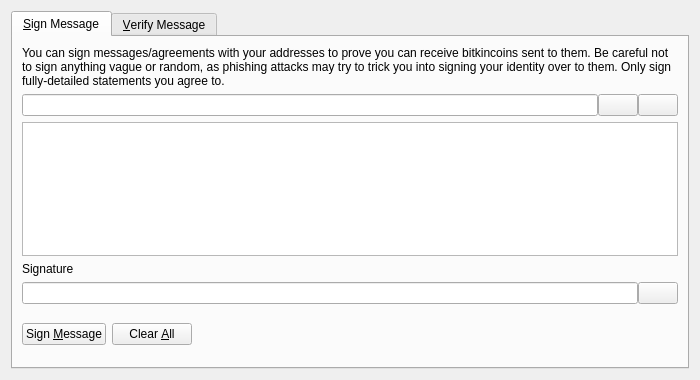
<?xml version="1.0" encoding="UTF-8"?>
<ui version="4.0">
 <class>SignVerifyMessageDialog</class>
 <widget class="QDialog" name="SignVerifyMessageDialog">
  <property name="geometry">
   <rect>
    <x>0</x>
    <y>0</y>
    <width>700</width>
    <height>380</height>
   </rect>
  </property>
  <property name="windowTitle">
   <string>Signatures - Sign / Verify a Message</string>
  </property>
  <property name="modal">
   <bool>true</bool>
  </property>
  <layout class="QVBoxLayout" name="verticalLayout">
   <item>
    <widget class="QTabWidget" name="tabWidget">
     <property name="currentIndex">
      <number>0</number>
     </property>
     <widget class="QWidget" name="tabSignMessage">
      <attribute name="title">
       <string>&amp;Sign Message</string>
      </attribute>
      <layout class="QVBoxLayout" name="verticalLayout_SM">
       <item>
        <widget class="QLabel" name="infoLabel_SM">
         <property name="text">
          <string>You can sign messages/agreements with your addresses to prove you can receive bitkincoins sent to them. Be careful not to sign anything vague or random, as phishing attacks may try to trick you into signing your identity over to them. Only sign fully-detailed statements you agree to.</string>
         </property>
         <property name="textFormat">
          <enum>Qt::PlainText</enum>
         </property>
         <property name="wordWrap">
          <bool>true</bool>
         </property>
        </widget>
       </item>
       <item>
        <layout class="QHBoxLayout" name="horizontalLayout_1_SM">
         <property name="spacing">
          <number>0</number>
         </property>
         <item>
          <widget class="QValidatedLineEdit" name="addressIn_SM">
           <property name="toolTip">
            <string>The Bitkincoin address to sign the message with</string>
           </property>
          </widget>
         </item>
         <item>
          <widget class="QPushButton" name="addressBookButton_SM">
           <property name="toolTip">
            <string>Choose previously used address</string>
           </property>
           <property name="text">
            <string/>
           </property>
           <property name="icon">
            <iconset resource="../bitkincoin.qrc">
             <normaloff>:/icons/address-book</normaloff>:/icons/address-book</iconset>
           </property>
           <property name="shortcut">
            <string>Alt+A</string>
           </property>
           <property name="autoDefault">
            <bool>false</bool>
           </property>
          </widget>
         </item>
         <item>
          <widget class="QPushButton" name="pasteButton_SM">
           <property name="toolTip">
            <string>Paste address from clipboard</string>
           </property>
           <property name="text">
            <string/>
           </property>
           <property name="icon">
            <iconset resource="../bitkincoin.qrc">
             <normaloff>:/icons/editpaste</normaloff>:/icons/editpaste</iconset>
           </property>
           <property name="shortcut">
            <string>Alt+P</string>
           </property>
           <property name="autoDefault">
            <bool>false</bool>
           </property>
          </widget>
         </item>
        </layout>
       </item>
       <item>
        <widget class="QPlainTextEdit" name="messageIn_SM">
         <property name="toolTip">
          <string>Enter the message you want to sign here</string>
         </property>
        </widget>
       </item>
       <item>
        <widget class="QLabel" name="signatureLabel_SM">
         <property name="text">
          <string>Signature</string>
         </property>
         <property name="textFormat">
          <enum>Qt::PlainText</enum>
         </property>
        </widget>
       </item>
       <item>
        <layout class="QHBoxLayout" name="horizontalLayout_2_SM">
         <property name="spacing">
          <number>0</number>
         </property>
         <item>
          <widget class="QLineEdit" name="signatureOut_SM">
           <property name="font">
            <font>
             <italic>true</italic>
            </font>
           </property>
           <property name="readOnly">
            <bool>true</bool>
           </property>
          </widget>
         </item>
         <item>
          <widget class="QPushButton" name="copySignatureButton_SM">
           <property name="toolTip">
            <string>Copy the current signature to the system clipboard</string>
           </property>
           <property name="text">
            <string/>
           </property>
           <property name="icon">
            <iconset resource="../bitkincoin.qrc">
             <normaloff>:/icons/editcopy</normaloff>:/icons/editcopy</iconset>
           </property>
           <property name="autoDefault">
            <bool>false</bool>
           </property>
          </widget>
         </item>
        </layout>
       </item>
       <item>
        <layout class="QHBoxLayout" name="horizontalLayout_3_SM">
         <item>
          <widget class="QPushButton" name="signMessageButton_SM">
           <property name="toolTip">
            <string>Sign the message to prove you own this Bitkincoin address</string>
           </property>
           <property name="text">
            <string>Sign &amp;Message</string>
           </property>
           <property name="icon">
            <iconset resource="../bitkincoin.qrc">
             <normaloff>:/icons/edit</normaloff>:/icons/edit</iconset>
           </property>
           <property name="autoDefault">
            <bool>false</bool>
           </property>
          </widget>
         </item>
         <item>
          <widget class="QPushButton" name="clearButton_SM">
           <property name="toolTip">
            <string>Reset all sign message fields</string>
           </property>
           <property name="text">
            <string>Clear &amp;All</string>
           </property>
           <property name="icon">
            <iconset resource="../bitkincoin.qrc">
             <normaloff>:/icons/remove</normaloff>:/icons/remove</iconset>
           </property>
           <property name="autoDefault">
            <bool>false</bool>
           </property>
          </widget>
         </item>
         <item>
          <spacer name="horizontalSpacer_1_SM">
           <property name="orientation">
            <enum>Qt::Horizontal</enum>
           </property>
           <property name="sizeHint" stdset="0">
            <size>
             <width>40</width>
             <height>48</height>
            </size>
           </property>
          </spacer>
         </item>
         <item>
          <widget class="QLabel" name="statusLabel_SM">
           <property name="font">
            <font>
             <weight>75</weight>
             <bold>true</bold>
            </font>
           </property>
           <property name="text">
            <string/>
           </property>
           <property name="wordWrap">
            <bool>true</bool>
           </property>
          </widget>
         </item>
         <item>
          <spacer name="horizontalSpacer_2_SM">
           <property name="orientation">
            <enum>Qt::Horizontal</enum>
           </property>
           <property name="sizeHint" stdset="0">
            <size>
             <width>40</width>
             <height>48</height>
            </size>
           </property>
          </spacer>
         </item>
        </layout>
       </item>
      </layout>
     </widget>
     <widget class="QWidget" name="tabVerifyMessage">
      <attribute name="title">
       <string>&amp;Verify Message</string>
      </attribute>
      <layout class="QVBoxLayout" name="verticalLayout_VM">
       <item>
        <widget class="QLabel" name="infoLabel_VM">
         <property name="text">
          <string>Enter the receiver's address, message (ensure you copy line breaks, spaces, tabs, etc. exactly) and signature below to verify the message. Be careful not to read more into the signature than what is in the signed message itself, to avoid being tricked by a man-in-the-middle attack. Note that this only proves the signing party receives with the address, it cannot prove sendership of any transaction!</string>
         </property>
         <property name="textFormat">
          <enum>Qt::PlainText</enum>
         </property>
         <property name="alignment">
          <set>Qt::AlignLeading|Qt::AlignLeft|Qt::AlignTop</set>
         </property>
         <property name="wordWrap">
          <bool>true</bool>
         </property>
        </widget>
       </item>
       <item>
        <layout class="QHBoxLayout" name="horizontalLayout_1_VM">
         <property name="spacing">
          <number>0</number>
         </property>
         <item>
          <widget class="QValidatedLineEdit" name="addressIn_VM">
           <property name="toolTip">
            <string>The Bitkincoin address the message was signed with</string>
           </property>
          </widget>
         </item>
         <item>
          <widget class="QPushButton" name="addressBookButton_VM">
           <property name="toolTip">
            <string>Choose previously used address</string>
           </property>
           <property name="text">
            <string/>
           </property>
           <property name="icon">
            <iconset resource="../bitkincoin.qrc">
             <normaloff>:/icons/address-book</normaloff>:/icons/address-book</iconset>
           </property>
           <property name="shortcut">
            <string>Alt+A</string>
           </property>
           <property name="autoDefault">
            <bool>false</bool>
           </property>
          </widget>
         </item>
        </layout>
       </item>
       <item>
        <widget class="QPlainTextEdit" name="messageIn_VM"/>
       </item>
       <item>
        <widget class="QValidatedLineEdit" name="signatureIn_VM"/>
       </item>
       <item>
        <layout class="QHBoxLayout" name="horizontalLayout_2_VM">
         <item>
          <widget class="QPushButton" name="verifyMessageButton_VM">
           <property name="toolTip">
            <string>Verify the message to ensure it was signed with the specified Bitkincoin address</string>
           </property>
           <property name="text">
            <string>Verify &amp;Message</string>
           </property>
           <property name="icon">
            <iconset resource="../bitkincoin.qrc">
             <normaloff>:/icons/transaction_0</normaloff>:/icons/transaction_0</iconset>
           </property>
           <property name="autoDefault">
            <bool>false</bool>
           </property>
          </widget>
         </item>
         <item>
          <widget class="QPushButton" name="clearButton_VM">
           <property name="toolTip">
            <string>Reset all verify message fields</string>
           </property>
           <property name="text">
            <string>Clear &amp;All</string>
           </property>
           <property name="icon">
            <iconset resource="../bitkincoin.qrc">
             <normaloff>:/icons/remove</normaloff>:/icons/remove</iconset>
           </property>
           <property name="autoDefault">
            <bool>false</bool>
           </property>
          </widget>
         </item>
         <item>
          <spacer name="horizontalSpacer_1_VM">
           <property name="orientation">
            <enum>Qt::Horizontal</enum>
           </property>
           <property name="sizeHint" stdset="0">
            <size>
             <width>40</width>
             <height>48</height>
            </size>
           </property>
          </spacer>
         </item>
         <item>
          <widget class="QLabel" name="statusLabel_VM">
           <property name="font">
            <font>
             <weight>75</weight>
             <bold>true</bold>
            </font>
           </property>
           <property name="text">
            <string/>
           </property>
           <property name="wordWrap">
            <bool>true</bool>
           </property>
          </widget>
         </item>
         <item>
          <spacer name="horizontalSpacer_2_VM">
           <property name="orientation">
            <enum>Qt::Horizontal</enum>
           </property>
           <property name="sizeHint" stdset="0">
            <size>
             <width>40</width>
             <height>48</height>
            </size>
           </property>
          </spacer>
         </item>
        </layout>
       </item>
      </layout>
     </widget>
    </widget>
   </item>
  </layout>
 </widget>
 <customwidgets>
  <customwidget>
   <class>QValidatedLineEdit</class>
   <extends>QLineEdit</extends>
   <header>qt/qvalidatedlineedit.h</header>
  </customwidget>
 </customwidgets>
 <resources>
  <include location="../bitkincoin.qrc"/>
 </resources>
 <connections/>
</ui>
